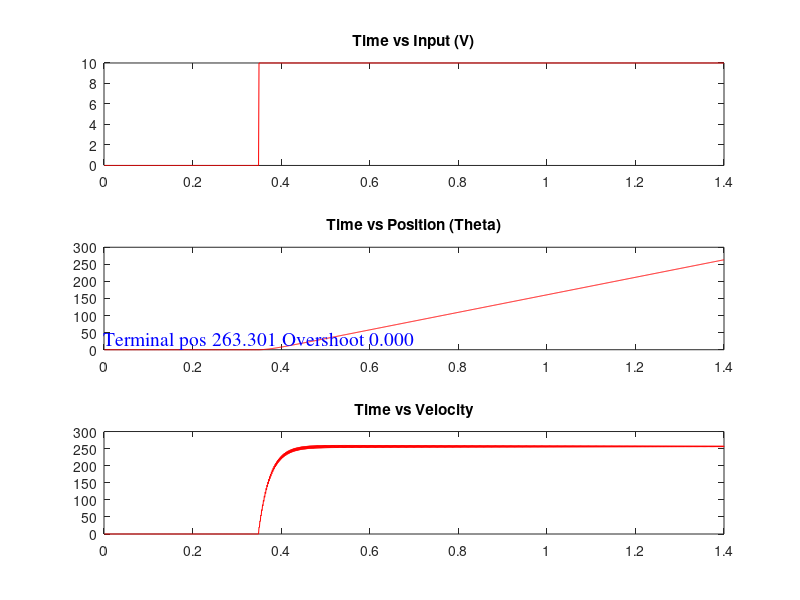

This figure's MATLAB source:
% Electric Motor Simulation (C.Markham, March 2018)
% Motor parameters (made up)
J=1.0;
b=0.04;
k1=1.0;
k2=-0.001;
R=1.0;
L=0.5;

% Time step, number of points
dt=0.001;
n=1400;
von=10.0;

position=1:1:n;
velocity=1:1:n;
inputs=1:1:n;
time=1:1:n;

% Intial starting values of the motor (boundary conditions)
i=0.0;
w=0.0;
q=0.0;
t=0.0;

for(p=1:n),
% for quarter the time period displayed v=0 then we turn the motor on, v=von
if (p<(n/4)) v=0.0; else v=von; end;
inputs(p)=v;

% Evaluate response (Eulers method, should use Runge Kutta)

di=(v-(R*i)-(k2*w))/L;
i=i+di;

S=0;
dw=((S*q)+(k1*i)-(b*w))/J;
w=w+dw;

dq=w*dt;
q=q+dq;

t=t+dt;

% Record values for plotting later
position(p)=q;
velocity(p)=w;
time(p)=t;

end;

% Plot Velocity and Position of the motor
figure(1);
subplot(3,1,1); % Input
plot(time,inputs,'r-');
title('Time vs Input (V)');

subplot(3,1,2); % Position
plot(time,position,'r-');
title('Time vs Position (Theta)');

% Display terminal position and overshoot
line1 = sprintf('Terminal pos %3.3f Overshoot %3.3f', position(n), max(position) - position(n));
text(0.0, 0.0, {line1}, 'Color', 'Blue', 'FontName', 'Times', 'FontSize', 14, 'HorizontalAlignment', 'left', 'VerticalAlignment', 'bottom');


subplot(3,1,3); % Velocity
plot(time,velocity,'r-');
title('Time vs Velocity');

